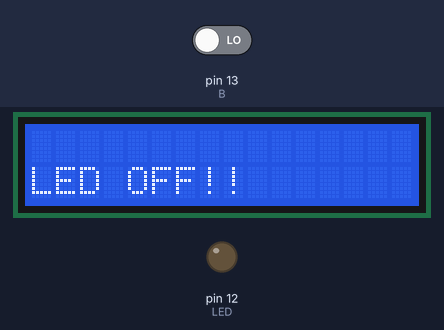
Bench run of a sketch on a simulated Arduino Uno, built with avr-gcc and run on an emulated ATmega328P. Shown: 16×2 character LCD, output pins drawn as LEDs (lit = HIGH). The test bench sets the inputs (shaded band); at power-on: pin 13 (B) LOW.

Above: at 1.2 s.
1.3 s: pin 13 (B) driven HIGH
At 1.6 s:
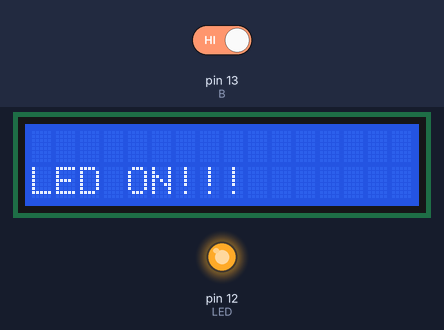
2.8 s: pin 13 (B) driven LOW
At 3.9 s:
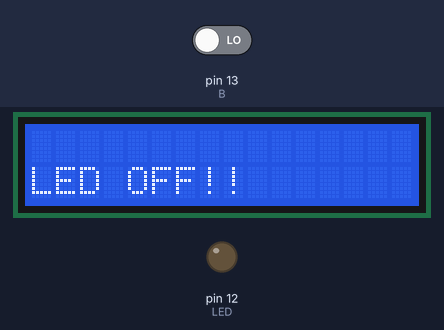
Timing chart, 0 to 5.8 s (numbered marks = the images above; inputs shaded):
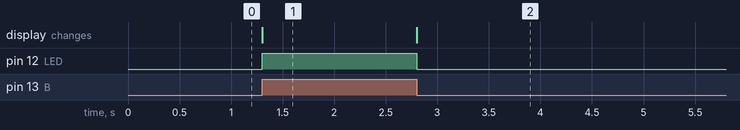

The sketch:

lcd.ino
```cpp
#include<LiquidCrystal.h>
int B=13,LED=12;
const int rs = 2, en = 3,d0=4,d1=5,d2=6,d3=7,d4 = 8, d5 = 9, d6 = 10, d7 = 11;
LiquidCrystal lcd(rs, en, d0, d1, d2,d3,d4,d5,d6, d7);

void setup()
{
pinMode(LED,OUTPUT);
pinMode(B,INPUT);
lcd.begin(16,2);
}

void loop() {
  if(digitalRead(13)==HIGH)
  {
    digitalWrite(12,HIGH);
    lcd.setCursor(0, 1);
    lcd.print("LED ON!!");
  }
  else
  {
    digitalWrite(12,LOW);
    lcd.setCursor(0, 1);
    lcd.print("LED OFF!!");
  }
  }
```

Measured:
- after the input at 1.3 s, pin 12 (LED): LOW → HIGH at once; the display: changes at once (image 1)
- after the input at 2.8 s, pin 12 (LED): HIGH → LOW at once; the display: changes at once (image 2)
